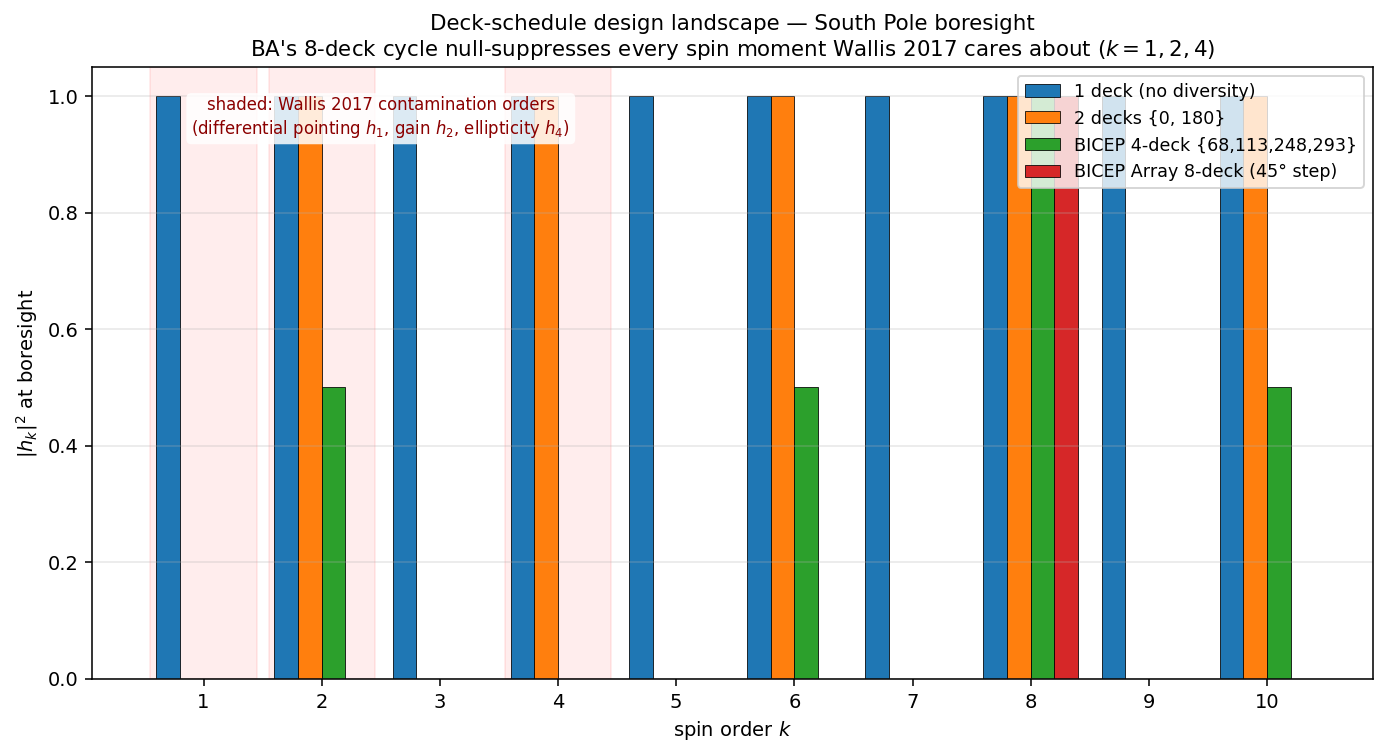

This chart was generated by the following Python code:
"""Stop 5 visualization: deck-schedule design landscape.

Bars of |h_k|^2 vs k for four representative deck distributions,
showing how schedule choice maps onto the survival pattern of spin
moments at the South Pole boresight:

* single deck (no diversity): |h_k| = 1 for all k.
* two decks at 0, 180 deg: nulls all odd k.
* BICEP 4-deck schedule (68, 113, 248, 293): nulls {1, 3, 4, 5, 7, ...}
  but leaves |h_2| = 1/sqrt(2). h_2 (-> differential gain) survives.
* BICEP Array 8-deck schedule (multiples of 45 deg + 23 deg offset):
  nulls k = 1..7, leaves |h_8| = 1.

Run:
    pixi run python scripts/southpole_derivation/03_validation.py
"""
from __future__ import annotations

from pathlib import Path

import jax.numpy as jnp
import matplotlib.pyplot as plt
import numpy as np

from augr.crosslinks_southpole import BA_DECK_ANGLES_8, h_k_boresight

OUT = Path(__file__).parent / "03_validation.png"

K_VALUES = np.arange(1, 11)
SCHEDULES = {
    "1 deck (no diversity)":         (jnp.array([0.0]),                                "C0"),
    "2 decks {0, 180}":              (jnp.array([0.0, 180.0]),                         "C1"),
    "BICEP 4-deck {68,113,248,293}": (jnp.array([68.0, 113.0, 248.0, 293.0]),          "C2"),
    "BICEP Array 8-deck (45° step)": (jnp.asarray(BA_DECK_ANGLES_8),                   "C3"),
}


def main() -> None:
    fig, ax = plt.subplots(figsize=(10, 5.5))

    bar_w = 0.2
    offsets = np.linspace(-1.5 * bar_w, 1.5 * bar_w, len(SCHEDULES))

    for off, (label, (decks, color)) in zip(offsets, SCHEDULES.items()):
        amps = np.array([
            abs(complex(h_k_boresight(decks, chi_deg=0.0, k=int(k)))) ** 2
            for k in K_VALUES
        ])
        ax.bar(K_VALUES + off, amps, bar_w, label=label, color=color,
               edgecolor="black", linewidth=0.4)

    ax.set_xticks(K_VALUES)
    ax.set_xlabel("spin order $k$")
    ax.set_ylabel("$|h_k|^2$ at boresight")
    ax.set_title(
        "Deck-schedule design landscape — South Pole boresight\n"
        "BA's 8-deck cycle null-suppresses every spin moment Wallis 2017 "
        "cares about ($k = 1, 2, 4$)",
        fontsize=11,
    )
    ax.set_ylim(0, 1.05)
    ax.grid(axis="y", alpha=0.3)
    ax.legend(loc="upper right", fontsize=9, frameon=True)

    # Annotate the Wallis 2017 contamination orders.
    for k_target in (1, 2, 4):
        ax.axvspan(k_target - 0.45, k_target + 0.45, alpha=0.07, color="red",
                   zorder=0)
    ax.text(2.5, 1.0, "shaded: Wallis 2017 contamination orders\n"
                       "(differential pointing $h_1$, gain $h_2$, ellipticity $h_4$)",
            fontsize=8.5, ha="center", va="top", color="darkred",
            bbox=dict(boxstyle="round", facecolor="white", edgecolor="none",
                      alpha=0.85))

    fig.tight_layout()
    fig.savefig(OUT, dpi=140, bbox_inches="tight")
    print(f"wrote {OUT}")


if __name__ == "__main__":
    main()
